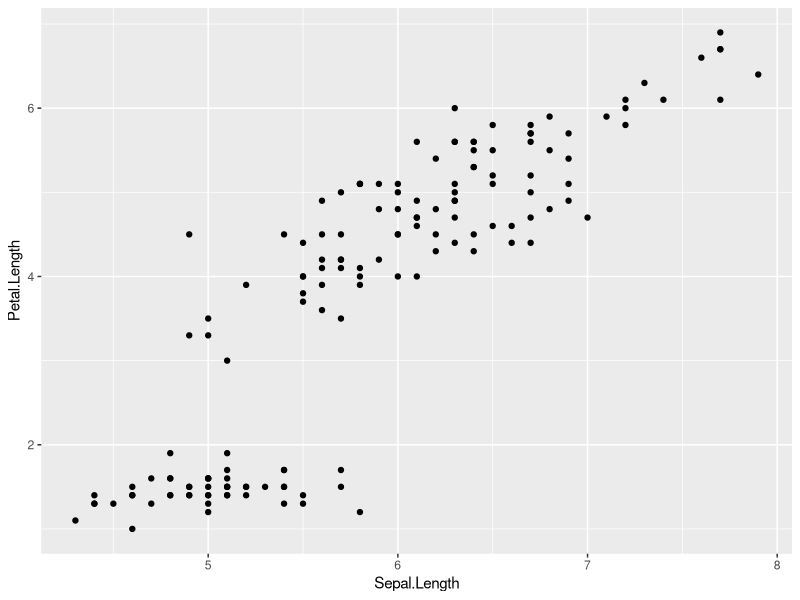
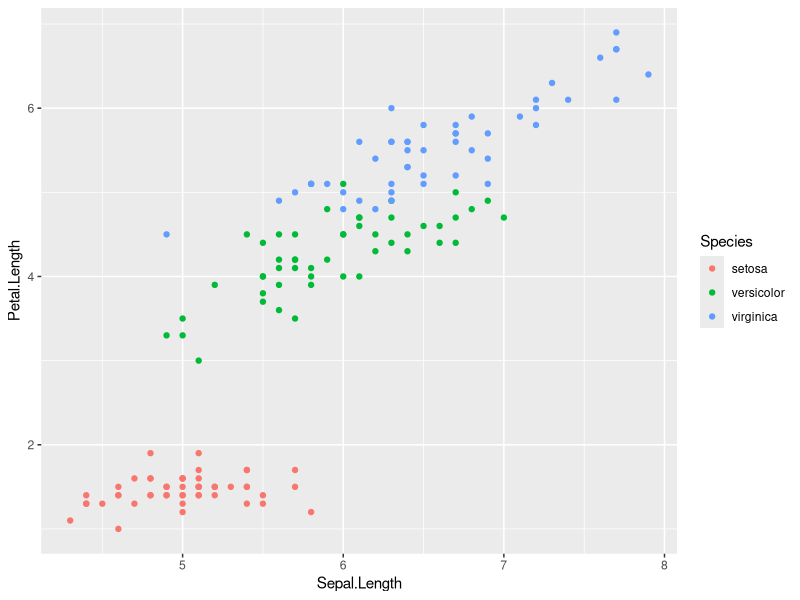
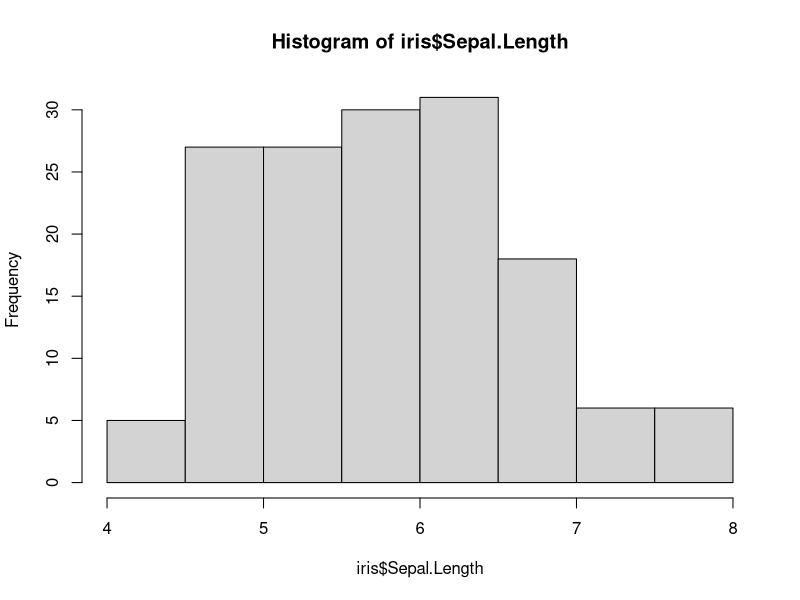
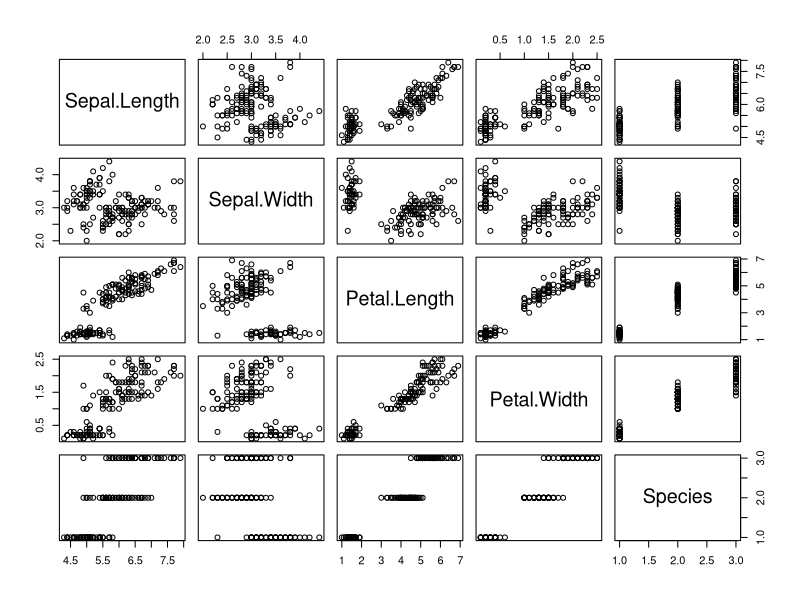
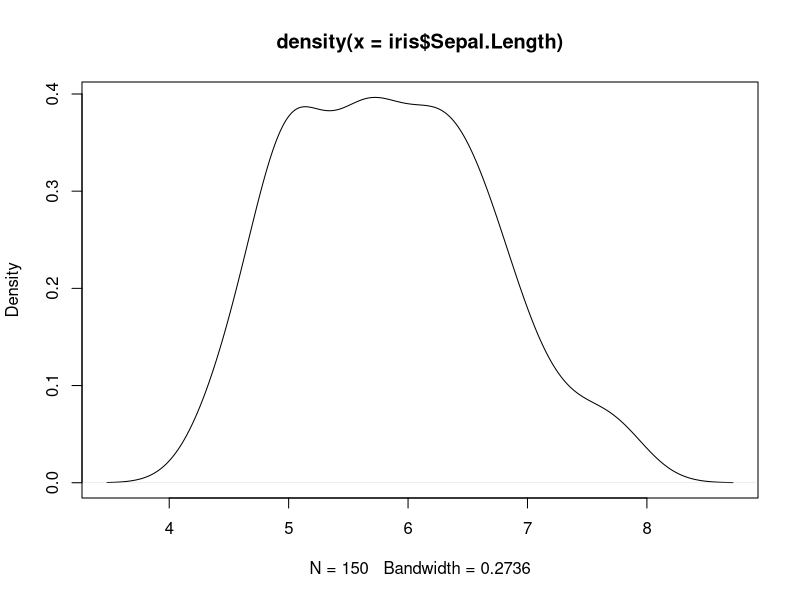

Write the R code that produced these figures, in order.
# Install ggplot2 package
install.packages("ggplot2")

# Load ggplot2 package
library(ggplot2)

# Load iris dataset
data(iris)

# Scatter Plot
qplot(Sepal.Length,
      Petal.Length,
      data = iris)

# Scatter Plot with color
qplot(Sepal.Length,
      Petal.Length,
      data = iris,
      color = Species)

# Histogram
hist(iris$Sepal.Length)

# Scatter Plot Matrix
pairs(iris)

# Density Plot
plot(density(iris$Sepal.Length))
